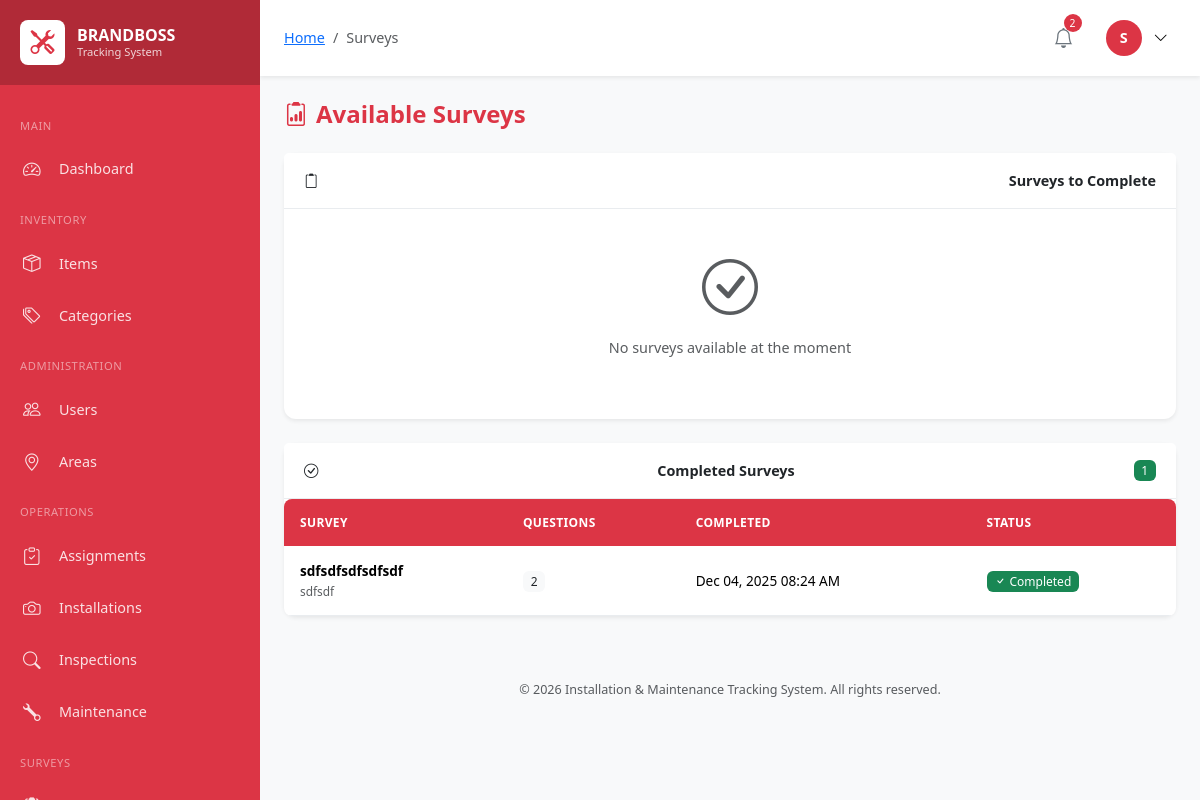
Screenshot of /modules/surveys/my-surveys.php (signed in) with the database file from the repository.
### tables this page shows
CREATE TABLE `users` (
  `id` int(10) UNSIGNED NOT NULL,
  `employee_id` varchar(50) NOT NULL,
  `username` varchar(100) NOT NULL,
  `password` varchar(255) NOT NULL,
  `email` varchar(150) NOT NULL,
  `full_name` varchar(200) NOT NULL,
  `phone` varchar(20) DEFAULT NULL,
  `role` enum('super_admin','user_1','user_2','user_3','user_4') NOT NULL,
  `profile_image` varchar(255) DEFAULT NULL,
  `status` enum('active','inactive','suspended') DEFAULT 'active',
  `last_login` datetime DEFAULT NULL,
  `created_by` int(10) UNSIGNED DEFAULT NULL,
  `created_at` timestamp NOT NULL DEFAULT current_timestamp(),
  `updated_at` timestamp NOT NULL DEFAULT current_timestamp() ON UPDATE current_timestamp()
);

CREATE TABLE `surveys` (
  `id` bigint(20) UNSIGNED NOT NULL,
  `survey_code` varchar(50) NOT NULL,
  `title` varchar(255) NOT NULL,
  `description` text DEFAULT NULL,
  `status` enum('draft','active','closed') DEFAULT 'draft',
  `start_date` date DEFAULT NULL,
  `end_date` date DEFAULT NULL,
  `is_anonymous` tinyint(1) DEFAULT 0,
  `allow_multiple` tinyint(1) DEFAULT 0 COMMENT 'Allow multiple responses per user',
  `target_roles` varchar(255) DEFAULT NULL COMMENT 'JSON array of roles that can answer',
  `created_by` int(10) UNSIGNED NOT NULL,
  `created_at` timestamp NOT NULL DEFAULT current_timestamp(),
  `updated_at` timestamp NOT NULL DEFAULT current_timestamp() ON UPDATE current_timestamp()
);

CREATE TABLE `survey_responses` (
  `id` bigint(20) UNSIGNED NOT NULL,
  `survey_id` bigint(20) UNSIGNED NOT NULL,
  `respondent_id` int(10) UNSIGNED DEFAULT NULL COMMENT 'NULL if anonymous',
  `response_code` varchar(50) NOT NULL,
  `status` enum('in_progress','completed') DEFAULT 'in_progress',
  `submitted_at` timestamp NULL DEFAULT NULL,
  `ip_address` varchar(45) DEFAULT NULL,
  `user_agent` text DEFAULT NULL,
  `created_at` timestamp NOT NULL DEFAULT current_timestamp()
);

### classes/Database.php (called while the page is built, shortened)
<?php
class Database {
    private static $instance = null;
    private $connection;
    private function __construct() {
        try {
            $dsn = "mysql:host=" . DB_HOST . ";dbname=" . DB_NAME . ";charset=" . DB_CHARSET;
            $options = [
                PDO::ATTR_ERRMODE => PDO::ERRMODE_EXCEPTION,
                PDO::ATTR_DEFAULT_FETCH_MODE => PDO::FETCH_ASSOC,
                PDO::ATTR_EMULATE_PREPARES => false,
                PDO::MYSQL_ATTR_INIT_COMMAND => "SET NAMES " . DB_CHARSET,
                PDO::MYSQL_ATTR_USE_BUFFERED_QUERY => true,
                PDO::ATTR_PERSISTENT => false
            ];
            $this->connection = new PDO($dsn, DB_USER, DB_PASS, $options);
        } catch (PDOException $e) {
            error_log("Database Connection Error: " . $e->getMessage());
            throw new Exception("Database connection failed. Please try again later.");
        }
    }
    public static function getInstance(): self {
        if (self::$instance === null) {
            self::$instance = new self();
        }
        return self::$instance;
    }
    public function query(string $sql, array $params = []): PDOStatement {
        $stmt = $this->connection->prepare($sql);
        $stmt->execute($params);
        return $stmt;
    }
    public function fetch(string $sql, array $params = []): ?array {
        $stmt = $this->query($sql, $params);
        $result = $stmt->fetch();
        return $result ?: null;
    }
    public function fetchAll(string $sql, array $params = []): array {
        $stmt = $this->query($sql, $params);
        return $stmt->fetchAll();
    }
    public function fetchColumn(string $sql, array $params = [], int $column = 0) {
        $stmt = $this->query($sql, $params);
        return $stmt->fetchColumn($column);
    }
    public function count(string $table, string $where = '1=1', array $params = []): int {
        $sql = "SELECT COUNT(*) FROM {$table} WHERE {$where}";
        return (int) $this->fetchColumn($sql, $params);
    }
}

### classes/Auth.php (called while the page is built, shortened)
<?php
require_once __DIR__ . '/Database.php';
class Auth {
    private $db;
    private static $instance = null;
    private function __construct() {
        $this->db = Database::getInstance();
    }
    public static function getInstance(): self {
        if (self::$instance === null) {
            self::$instance = new self();
        }
        return self::$instance;
    }
    public function isLoggedIn(): bool {
        return isset($_SESSION['logged_in']) && $_SESSION['logged_in'] === true;
    }
    public function user(): ?array {
        return $this->db->fetch("SELECT * FROM users WHERE id = ?", [$_SESSION['user_id']]);
    }
    public function userId(): ?int {
        return $_SESSION['user_id'] ?? null;
    }
    public function role(): ?string {
        return $_SESSION['role'] ?? null;
    }
    public function can(string $permission): bool {
        $role = $_SESSION['role'];
        $permissions = ROLE_PERMISSIONS[$role] ?? [];
        if (in_array('all', $permissions)) {
            return true;
        }
        return false;
    }
}

### includes/helpers.php (called while the page is built, shortened)
<?php
function clean($data) {
    return htmlspecialchars(trim($data), ENT_QUOTES, 'UTF-8');
}
function formatDateTime(?string $datetime, string $format = 'M d, Y h:i A'): string {
    return date($format, strtotime($datetime));
}
function getUnreadNotificationCount(int $userId): int {
    $db = Database::getInstance();
    return $db->count('notifications', 'user_id = ? AND is_read = 0', [$userId]);
}
function truncate(string $text, int $length = 50, string $suffix = '...'): string {
    if (strlen($text) <= $length) return $text;
    return substr($text, 0, $length) . $suffix;
}

### modules/surveys/my-surveys.php (the view, shortened to what this page needs)
<?php
$breadcrumbs = [['title' => 'Surveys']];
require_once '../../includes/header.php';
$db = Database::getInstance();
$currentRole = $auth->role();
$userId = $auth->userId();
$today = date('Y-m-d');
$sql = "SELECT s.*, u.full_name as created_by_name,
        (SELECT COUNT(*) FROM survey_questions WHERE survey_id = s.id) as question_count,
        (SELECT COUNT(*) FROM survey_responses WHERE survey_id = s.id AND respondent_id = ? AND status = 'completed') as my_responses
        FROM surveys s
        JOIN users u ON s.created_by = u.id
        WHERE s.status = 'active'
        AND (s.start_date IS NULL OR s.start_date <= ?)
        AND (s.end_date IS NULL OR s.end_date >= ?)
        AND (
            s.target_roles IS NULL
            OR s.target_roles = ''
            OR s.target_roles = '[]'
            OR s.target_roles = 'null'
            OR s.target_roles LIKE ?
        )
        ORDER BY s.created_at DESC";
$surveys = $db->fetchAll($sql, [$userId, $today, $today, '%"' . $currentRole . '"%']);
$availableSurveys = [];
$completedSurveys = [];
foreach ($surveys as $survey) {
    if ($survey['my_responses'] > 0 && !$survey['allow_multiple']) {
        $completedSurveys[] = $survey;
    } else {
        $availableSurveys[] = $survey;
    }
}
?>
<div class="d-flex justify-content-between align-items-center mb-4">
    <h1 class="page-title mb-0">
        <i class="bi bi-clipboard2-data me-2"></i>Available Surveys
    </h1>
</div>
<div class="card mb-4">
    <div class="card-header">
        <i class="bi bi-clipboard2 me-2"></i>Surveys to Complete
    </div>
    <div class="card-body">
        <?php if (empty($availableSurveys)): ?>
        <div class="text-center py-4 text-muted">
            <i class="bi bi-check-circle display-4 d-block mb-3"></i>
            <p>No surveys available at the moment</p>
        </div>
        <?php endif; ?>
    </div>
</div>
<?php if (!empty($completedSurveys)): ?>
<div class="card">
    <div class="card-header">
        <i class="bi bi-check-circle me-2"></i>Completed Surveys
        <span class="badge bg-success ms-2"><?php echo count($completedSurveys); ?></span>
    </div>
    <div class="card-body p-0">
        <div class="table-responsive">
            <table class="table table-hover mb-0">
                <thead>
                    <tr>
                        <th>Survey</th>
                        <th>Questions</th>
                        <th>Completed</th>
                        <th>Status</th>
                    </tr>
                </thead>
                <tbody>
                    <?php foreach ($completedSurveys as $survey): ?>
                    <tr>
                        <td>
                            <strong><?php echo clean($survey['title']); ?></strong>
                            <?php if ($survey['description']): ?>
                            <div class="text-muted small"><?php echo clean(truncate($survey['description'], 50)); ?></div>
                            <?php endif; ?>
                        </td>
                        <td><span class="badge bg-light text-dark"><?php echo $survey['question_count']; ?></span></td>
                        <td>
                            <?php
                            $lastResponse = $db->fetch(
                                "SELECT submitted_at FROM survey_responses WHERE survey_id = ? AND respondent_id = ? AND status = 'completed' ORDER BY submitted_at DESC LIMIT 1",
                                [$survey['id'], $userId]
                            );
                            echo $lastResponse ? formatDateTime($lastResponse['submitted_at']) : '-';
                            ?>
                        </td>
                        <td>
                            <span class="badge bg-success"><i class="bi bi-check"></i> Completed</span>
                        </td>
                    </tr>
                    <?php endforeach; ?>
                </tbody>
            </table>
        </div>
    </div>
</div>
<?php endif; ?>
<?php require_once '../../includes/footer.php'; ?>

### includes/header.php (shortened to what this page needs)
<?php
require_once __DIR__ . '/../classes/Database.php';
require_once __DIR__ . '/../classes/Auth.php';
require_once __DIR__ . '/helpers.php';
$auth = Auth::getInstance();
$auth->requireAuth();
$currentUser = $auth->user();
$notificationCount = getUnreadNotificationCount($auth->userId());
$currentPage = basename($_SERVER['PHP_SELF'], '.php');
?>
<!DOCTYPE html>
<html lang="en">
<head>
    <link href="https://cdn.jsdelivr.net/npm/bootstrap@5.3.2/dist/css/bootstrap.min.css" rel="stylesheet">
    <link href="https://cdn.jsdelivr.net/npm/bootstrap-icons@1.11.1/font/bootstrap-icons.css" rel="stylesheet">
    <link href="https://cdn.datatables.net/1.13.6/css/dataTables.bootstrap5.min.css" rel="stylesheet">
    <link href="<?php echo APP_URL; ?>/assets/css/style.css" rel="stylesheet">
    <link href="https://unpkg.com/leaflet@1.9.4/dist/leaflet.css" rel="stylesheet">
</head>
<body>
    <aside class="sidebar">
        <div class="sidebar-header">
            <div class="sidebar-logo">
                <i class="bi bi-tools"></i>
            </div>
            <div class="sidebar-brand">
                BRANDBOSS
                <small>Tracking System</small>
            </div>
        </div>
        <nav class="sidebar-nav">
            <div class="nav-section">Main</div>
            <a href="<?php echo APP_URL; ?>/index.php" class="nav-link <?php echo $currentPage === 'index' ? 'active' : ''; ?>">
                <i class="bi bi-speedometer2"></i>
                Dashboard
            </a>
            <?php if ($auth->can('inventory')): ?>
            <div class="nav-section">Inventory</div>
            <a href="<?php echo APP_URL; ?>/modules/inventory/index.php" class="nav-link <?php echo strpos($currentPage, 'inventory') !== false ? 'active' : ''; ?>">
                <i class="bi bi-box-seam"></i>
                Items
            </a>
            <a href="<?php echo APP_URL; ?>/modules/inventory/categories.php" class="nav-link">
                <i class="bi bi-tags"></i>
                Categories
            </a>
            <?php endif; ?>
            <?php if ($auth->can('users')): ?>
            <div class="nav-section">Administration</div>
            <a href="<?php echo APP_URL; ?>/modules/users/index.php" class="nav-link <?php echo strpos($currentPage, 'users') !== false ? 'active' : ''; ?>">
                <i class="bi bi-people"></i>
                Users
            </a>
            <a href="<?php echo APP_URL; ?>/modules/areas/index.php" class="nav-link">
                <i class="bi bi-geo-alt"></i>
                Areas
            </a>
            <?php endif; ?>
            <?php if ($auth->can('assignments') || $auth->can('assignments.view')): ?>
            <div class="nav-section">Operations</div>
            <a href="<?php echo APP_URL; ?>/modules/assignments/index.php" class="nav-link <?php echo strpos($currentPage, 'assignment') !== false ? 'active' : ''; ?>">
                <i class="bi bi-clipboard-check"></i>
                Assignments
            </a>
            <?php endif; ?>
            <?php if ($auth->can('installations') || $auth->can('installations.view')): ?>
            <a href="<?php echo APP_URL; ?>/modules/installations/index.php" class="nav-link <?php echo strpos($currentPage, 'installation') !== false ? 'active' : ''; ?>">
                <i class="bi bi-camera"></i>
                Installations
            </a>
            <?php endif; ?>
            <?php if ($auth->can('inspections') || $auth->can('inspections.view')): ?>
            <a href="<?php echo APP_URL; ?>/modules/inspections/index.php" class="nav-link <?php echo strpos($currentPage, 'inspection') !== false ? 'active' : ''; ?>">
                <i class="bi bi-search"></i>
                Inspections
            </a>
            <?php endif; ?>
            <?php if ($auth->can('maintenance') || $auth->can('maintenance.view')): ?>
            <a href="<?php echo APP_URL; ?>/modules/maintenance/index.php" class="nav-link <?php echo strpos($currentPage, 'maintenance') !== false ? 'active' : ''; ?>">
                <i class="bi bi-wrench"></i>
                Maintenance
            </a>
            <?php endif; ?>
            <?php if ($auth->can('surveys') || $auth->can('surveys.answer')): ?>
            <div class="nav-section">Surveys</div>
            <?php if ($auth->can('surveys')): ?>
            <a href="<?php echo APP_URL; ?>/modules/surveys/index.php" class="nav-link <?php echo strpos($_SERVER['PHP_SELF'], 'surveys/index') !== false || strpos($_SERVER['PHP_SELF'], 'surveys/create') !== false || strpos($_SERVER['PHP_SELF'], 'surveys/edit') !== false || strpos($_SERVER['PHP_SELF'], 'surveys/results') !== false ? 'active' : ''; ?>">
                <i class="bi bi-clipboard2-data"></i>
            </a>
            <?php endif; ?>
            <?php endif; ?>
        </nav>
    </aside>
    <main class="main-content">
        <header class="top-navbar">
            <div class="navbar-left">
                <nav aria-label="breadcrumb" class="d-none d-md-block">
                    <ol class="breadcrumb mb-0">
                        <li class="breadcrumb-item"><a href="<?php echo APP_URL; ?>">Home</a></li>
                        <?php if (isset($breadcrumbs)): ?>
                            <?php foreach ($breadcrumbs as $crumb): ?>
                                <?php if (isset($crumb['url'])): ?>
                                    <li class="breadcrumb-item"><a href="<?php echo $crumb['url']; ?>"><?php echo $crumb['title']; ?></a></li>
                                <?php else: ?>
                                    <li class="breadcrumb-item active"><?php echo $crumb['title']; ?></li>
                                <?php endif; ?>
                            <?php endforeach; ?>
                        <?php endif; ?>
                    </ol>
                </nav>
            </div>
            <div class="navbar-right">
                <div class="dropdown">
                    <button class="notification-btn" data-bs-toggle="dropdown">
                        <i class="bi bi-bell"></i>
                        <span class="notification-badge" style="<?php echo $notificationCount > 0 ? '' : 'display:none'; ?>">
                            <?php echo $notificationCount; ?>
                        </span>
                    </button>
                </div>
                <div class="dropdown user-dropdown">
                    <button class="user-btn" data-bs-toggle="dropdown">
                        <div class="user-avatar">
                            <?php echo strtoupper(substr($currentUser['full_name'], 0, 1)); ?>
                        </div>
                        <i class="bi bi-chevron-down ms-1"></i>
                    </button>
                </div>
            </div>
        </header>
        <div class="content-area">

### rows the page displays
users: full_name "S"
surveys: title "sdfsdfsdfsdfsdf", description "sdfsdf", question_count "2", survey_responses.submitted_at "Dec 04, 2025 08:24 AM"

### other values shown
$crumb['title'] "Surveys"
$notificationCount "2"
count($completedSurveys) "1"
APP_NAME "Installation & Maintenance Tracking System"
